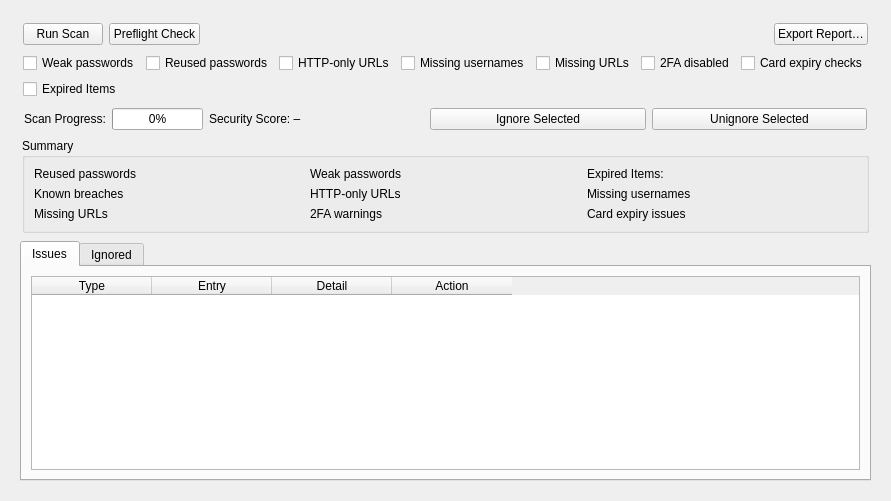
      <widget class="QWidget" name="tab">
       <attribute name="title">
        <string>👁️‍🗨 Watchtower</string>
       </attribute>
       <layout class="QVBoxLayout" name="verticalLayout_9">
        <item>
         <widget class="QWidget" name="widget_35" native="true">
          <layout class="QVBoxLayout" name="verticalLayout_41">
           <item>
            <widget class="QWidget" name="widget_36" native="true">
             <layout class="QVBoxLayout" name="verticalLayout_42">
              <property name="leftMargin">
               <number>2</number>
              </property>
              <property name="topMargin">
               <number>2</number>
              </property>
              <property name="rightMargin">
               <number>2</number>
              </property>
              <property name="bottomMargin">
               <number>2</number>
              </property>
              <item>
               <widget class="QWidget" name="widget_73" native="true">
                <layout class="QHBoxLayout" name="horizontalLayout_59">
                 <property name="leftMargin">
                  <number>1</number>
                 </property>
                 <property name="topMargin">
                  <number>1</number>
                 </property>
                 <property name="rightMargin">
                  <number>1</number>
                 </property>
                 <property name="bottomMargin">
                  <number>1</number>
                 </property>
                 <item>
                  <widget class="QPushButton" name="scan_btn">
                   <property name="text">
                    <string>Run Scan</string>
                   </property>
                  </widget>
                 </item>
                 <item>
                  <widget class="QPushButton" name="preflight_btn">
                   <property name="text">
                    <string>Preflight Check</string>
                   </property>
                  </widget>
                 </item>
                 <item>
                  <spacer name="horizontalSpacer_6">
                   <property name="orientation">
                    <enum>Qt::Horizontal</enum>
                   </property>
                   <property name="sizeHint" stdset="0">
                    <size>
                     <width>40</width>
                     <height>20</height>
                    </size>
                   </property>
                  </spacer>
                 </item>
                 <item>
                  <widget class="QPushButton" name="export_btn">
                   <property name="text">
                    <string>Export Report…</string>
                   </property>
                  </widget>
                 </item>
                </layout>
               </widget>
              </item>
              <item>
               <widget class="QWidget" name="widget_74" native="true">
                <layout class="QGridLayout" name="gridLayout_3">
                 <property name="leftMargin">
                  <number>1</number>
                 </property>
                 <property name="topMargin">
                  <number>1</number>
                 </property>
                 <property name="rightMargin">
                  <number>1</number>
                 </property>
                 <property name="bottomMargin">
                  <number>1</number>
                 </property>
                 <item row="0" column="2">
                  <widget class="QCheckBox" name="chk_http">
                   <property name="text">
                    <string>HTTP-only URLs</string>
                   </property>
                  </widget>
                 </item>
                 <item row="0" column="3">
                  <widget class="QCheckBox" name="chk_missing_user">
                   <property name="text">
                    <string>Missing usernames</string>
                   </property>
                  </widget>
                 </item>
                 <item row="0" column="0">
                  <widget class="QCheckBox" name="chk_weak">
                   <property name="text">
                    <string>Weak passwords</string>
                   </property>
                  </widget>
                 </item>
                 <item row="0" column="1">
                  <widget class="QCheckBox" name="chk_reused">
                   <property name="text">
                    <string>Reused passwords</string>
                   </property>
                  </widget>
                 </item>
                 <item row="0" column="4">
                  <widget class="QCheckBox" name="chk_missing_url">
                   <property name="text">
                    <string>Missing URLs</string>
                   </property>
                  </widget>
                 </item>
                 <item row="0" column="5">
                  <widget class="QCheckBox" name="chk_2fa">
                   <property name="text">
                    <string>2FA disabled</string>
                   </property>
                  </widget>
                 </item>
                 <item row="0" column="6">
                  <widget class="QCheckBox" name="chk_cards">
                   <property name="text">
                    <string>Card expiry checks</string>
                   </property>
                  </widget>
                 </item>
                 <item row="1" column="0">
                  <widget class="QCheckBox" name="chk_password_expired">
                   <property name="text">
                    <string>Expired Items</string>
                   </property>
                  </widget>
                 </item>
                </layout>
               </widget>
              </item>
              <item>
               <widget class="QWidget" name="widget_75" native="true">
                <layout class="QHBoxLayout" name="horizontalLayout_61">
                 <property name="leftMargin">
                  <number>2</number>
                 </property>
                 <property name="topMargin">
                  <number>2</number>
                 </property>
                 <property name="rightMargin">
                  <number>2</number>
                 </property>
                 <property name="bottomMargin">
                  <number>2</number>
                 </property>
                 <item>
                  <widget class="QLabel" name="label_17">
                   <property name="sizePolicy">
                    <sizepolicy hsizetype="Maximum" vsizetype="Preferred">
                     <horstretch>0</horstretch>
                     <verstretch>0</verstretch>
                    </sizepolicy>
                   </property>
                   <property name="text">
                    <string>Scan Progress:</string>
                   </property>
                  </widget>
                 </item>
                 <item>
                  <widget class="QProgressBar" name="progress">
                   <property name="sizePolicy">
                    <sizepolicy hsizetype="Maximum" vsizetype="Minimum">
                     <horstretch>0</horstretch>
                     <verstretch>0</verstretch>
                    </sizepolicy>
                   </property>
                   <property name="value">
                    <number>0</number>
                   </property>
                  </widget>
                 </item>
                 <item>
                  <widget class="QLabel" name="score_lbl">
                   <property name="text">
                    <string>Security Score: –</string>
                   </property>
                  </widget>
                 </item>
                 <item>
                  <widget class="QPushButton" name="ignoreSelectedBtn">
                   <property name="text">
                    <string>Ignore Selected</string>
                   </property>
                  </widget>
                 </item>
                 <item>
                  <widget class="QPushButton" name="unignoreSelectedBtn">
                   <property name="text">
                    <string>Unignore Selected</string>
                   </property>
                  </widget>
                 </item>
                </layout>
               </widget>
              </item>
              <item>
               <widget class="QGroupBox" name="groupBox">
                <property name="title">
                 <string>Summary</string>
                </property>
                <layout class="QGridLayout" name="gridLayout_2">
                 <item row="0" column="0">
                  <widget class="QLabel" name="lbl_reused">
                   <property name="text">
                    <string>Reused passwords</string>
                   </property>
                  </widget>
                 </item>
                 <item row="0" column="1">
                  <widget class="QLabel" name="lbl_weak">
                   <property name="text">
                    <string>Weak passwords</string>
                   </property>
                  </widget>
                 </item>
                 <item row="0" column="2">
                  <widget class="QLabel" name="lbl_old">
                   <property name="text">
                    <string>Expired Items:</string>
                   </property>
                  </widget>
                 </item>
                 <item row="1" column="1">
                  <widget class="QLabel" name="lbl_http">
                   <property name="text">
                    <string>HTTP-only URLs</string>
                   </property>
                  </widget>
                 </item>
                 <item row="1" column="0">
                  <widget class="QLabel" name="lbl_breach">
                   <property name="text">
                    <string>Known breaches</string>
                   </property>
                  </widget>
                 </item>
                 <item row="1" column="2">
                  <widget class="QLabel" name="lbl_missing_user">
                   <property name="text">
                    <string>Missing usernames</string>
                   </property>
                  </widget>
                 </item>
                 <item row="2" column="2">
                  <widget class="QLabel" name="lbl_cards">
                   <property name="text">
                    <string>Card expiry issues</string>
                   </property>
                  </widget>
                 </item>
                 <item row="2" column="1">
                  <widget class="QLabel" name="lbl_2fa">
                   <property name="text">
                    <string>2FA warnings</string>
                   </property>
                  </widget>
                 </item>
                 <item row="2" column="0">
                  <widget class="QLabel" name="lbl_missing_url">
                   <property name="text">
                    <string>Missing URLs</string>
                   </property>
                  </widget>
                 </item>
                </layout>
               </widget>
              </item>
             </layout>
            </widget>
           </item>
           <item>
            <widget class="QTabWidget" name="tabWidget">
             <property name="currentIndex">
              <number>0</number>
             </property>
             <widget class="QWidget" name="Issues">
              <attribute name="title">
               <string>Issues</string>
              </attribute>
              <layout class="QHBoxLayout" name="horizontalLayout_57">
               <item>
                <widget class="QTableWidget" name="tbl">
                 <property name="sizePolicy">
                  <sizepolicy hsizetype="Expanding" vsizetype="MinimumExpanding">
                   <horstretch>0</horstretch>
                   <verstretch>0</verstretch>
                  </sizepolicy>
                 </property>
                 <attribute name="horizontalHeaderDefaultSectionSize">
                  <number>120</number>
                 </attribute>
                 <attribute name="horizontalHeaderMinimumSectionSize">
                  <number>60</number>
                 </attribute>
                 <attribute name="verticalHeaderDefaultSectionSize">
                  <number>30</number>
                 </attribute>
                 <attribute name="verticalHeaderMinimumSectionSize">
                  <number>20</number>
                 </attribute>
                 <column>
                  <property name="text">
                   <string>Type</string>
                  </property>
                 </column>
                 <column>
                  <property name="text">
                   <string>Entry</string>
                  </property>
                 </column>
                 <column>
                  <property name="text">
                   <string>Detail</string>
                  </property>
                 </column>
                 <column>
                  <property name="text">
                   <string>Action</string>
                  </property>
                 </column>
                </widget>
               </item>
              </layout>
             </widget>
             <widget class="QWidget" name="Ignored">
              <attribute name="title">
               <string>Ignored</string>
              </attribute>
              <layout class="QHBoxLayout" name="horizontalLayout_58">
               <item>
                <widget class="QTableWidget" name="tbl_ignored">
                 <column>
                  <property name="text">
                   <string>Type</string>
                  </property>
                 </column>
                 <column>
                  <property name="text">
                   <string>Entry</string>
                  </property>
                 </column>
                 <column>
                  <property name="text">
                   <string>Detail</string>
                  </property>
                 </column>
                 <column>
                  <property name="text">
                   <string>Action</string>
                  </property>
                 </column>
                </widget>
               </item>
              </layout>
             </widget>
            </widget>
           </item>
          </layout>
         </widget>
        </item>
       </layout>
      </widget>
